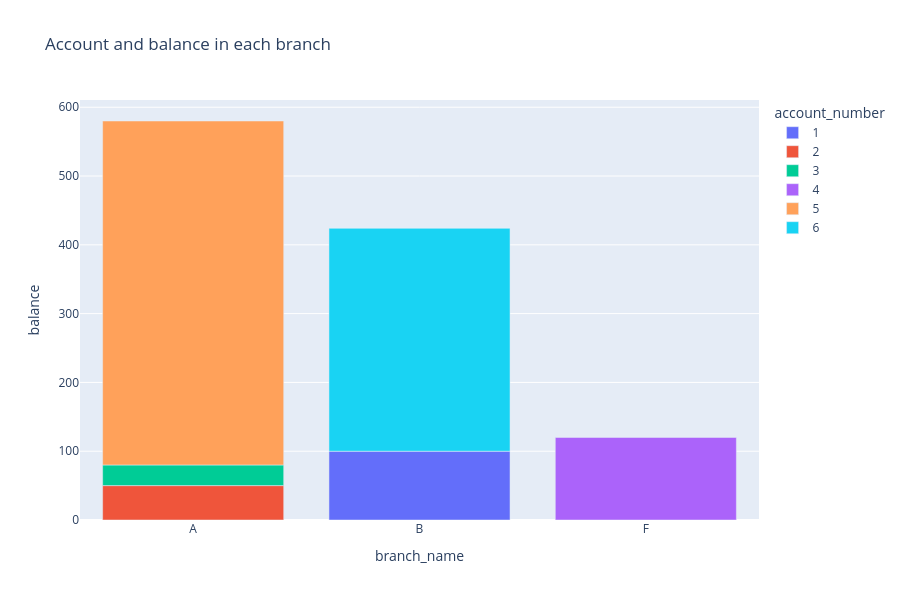

Notebook code for this chart:
### Code cell
fig_3 = px.bar(
    acc_bal, x='branch_name', y='balance', hover_data=['branch_name', 'balance'], 
    category_orders={'branch_name': sorted(acc_bal.branch_name.unique())},
    color='account_number', height=600,
    title='Account and balance in each branch'
)
fig_3.show()

### Figure 1 — Plotly figure (JSON) as saved in the notebook; plotly's stock layout.template omitted (floating-point values rounded to 4 significant figures)
{"data": [{"alignmentgroup": "True", "hovertemplate": "account_number=1<br>branch_name=%{x}<br>balance=%{y}<extra></extra>", "legendgroup": "1", "marker": {"color": "#636efa", "pattern": {"shape": ""}}, "name": "1", "offsetgroup": "1", "orientation": "v", "showlegend": true, "textposition": "auto", "type": "bar", "x": ["B"], "xaxis": "x", "y": [100], "yaxis": "y"}, {"alignmentgroup": "True", "hovertemplate": "account_number=2<br>branch_name=%{x}<br>balance=%{y}<extra></extra>", "legendgroup": "2", "marker": {"color": "#EF553B", "pattern": {"shape": ""}}, "name": "2", "offsetgroup": "2", "orientation": "v", "showlegend": true, "textposition": "auto", "type": "bar", "x": ["A"], "xaxis": "x", "y": [50], "yaxis": "y"}, {"alignmentgroup": "True", "hovertemplate": "account_number=3<br>branch_name=%{x}<br>balance=%{y}<extra></extra>", "legendgroup": "3", "marker": {"color": "#00cc96", "pattern": {"shape": ""}}, "name": "3", "offsetgroup": "3", "orientation": "v", "showlegend": true, "textposition": "auto", "type": "bar", "x": ["A"], "xaxis": "x", "y": [30], "yaxis": "y"}, {"alignmentgroup": "True", "hovertemplate": "account_number=4<br>branch_name=%{x}<br>balance=%{y}<extra></extra>", "legendgroup": "4", "marker": {"color": "#ab63fa", "pattern": {"shape": ""}}, "name": "4", "offsetgroup": "4", "orientation": "v", "showlegend": true, "textposition": "auto", "type": "bar", "x": ["F"], "xaxis": "x", "y": [120], "yaxis": "y"}, {"alignmentgroup": "True", "hovertemplate": "account_number=5<br>branch_name=%{x}<br>balance=%{y}<extra></extra>", "legendgroup": "5", "marker": {"color": "#FFA15A", "pattern": {"shape": ""}}, "name": "5", "offsetgroup": "5", "orientation": "v", "showlegend": true, "textposition": "auto", "type": "bar", "x": ["A"], "xaxis": "x", "y": [500], "yaxis": "y"}, {"alignmentgroup": "True", "hovertemplate": "account_number=6<br>branch_name=%{x}<br>balance=%{y}<extra></extra>", "legendgroup": "6", "marker": {"color": "#19d3f3", "pattern": {"shape": ""}}, "name": "6", "offsetgroup": "6", "orientation": "v", "showlegend": true, "textposition": "auto", "type": "bar", "x": ["B"], "xaxis": "x", "y": [324], "yaxis": "y"}], "layout": {"barmode": "relative", "height": 600, "legend": {"title": {"text": "account_number"}, "tracegroupgap": 0}, "title": {"text": "Account and balance in each branch"}, "xaxis": {"anchor": "y", "categoryarray": ["A", "B", "F"], "categoryorder": "array", "domain": [0, 1], "title": {"text": "branch_name"}}, "yaxis": {"anchor": "x", "domain": [0, 1], "title": {"text": "balance"}}}}
